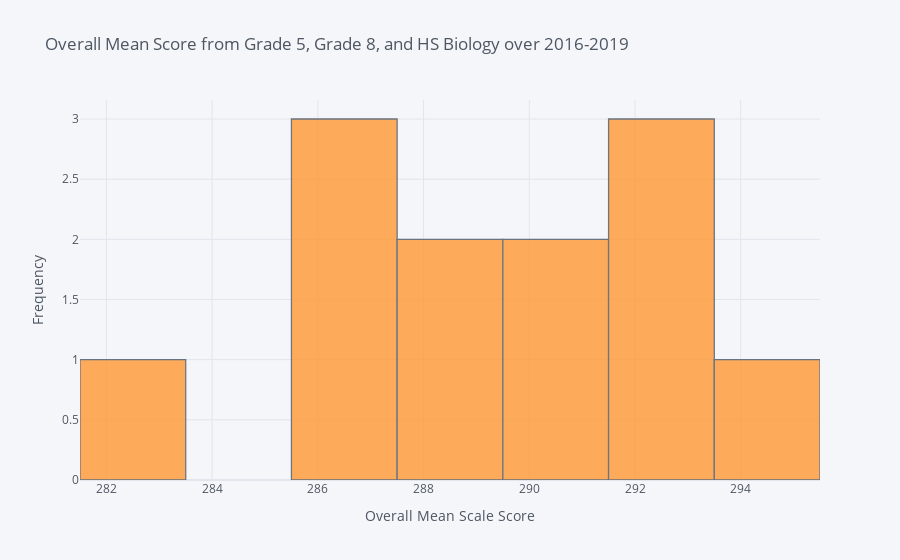

This figure's notebook cell:
### Code cell
df1[df1["Category"]=="All"]["Overall Mean Scale Score"].iplot(kind = "hist", bins = 10, title = "Overall Mean Score from Grade 5, Grade 8, and HS Biology over 2016-2019", xTitle = "Overall Mean Scale Score", yTitle = "Frequency")

### Figure 1 — Plotly figure (JSON) as saved in the notebook; plotly's stock layout.template omitted (floating-point values rounded to 4 significant figures)
{"data": [{"histfunc": "count", "histnorm": "", "marker": {"color": "rgba(255, 153, 51, 1.0)", "line": {"color": "#4D5663", "width": 1.3}}, "name": "Overall Mean Scale Score", "nbinsx": 10, "opacity": 0.8, "orientation": "v", "type": "histogram", "x": [286, 286, 283, 290, 292, 287, 291, 292, 288, 293, 294, 289]}], "layout": {"barmode": "overlay", "legend": {"bgcolor": "#F5F6F9", "font": {"color": "#4D5663"}}, "paper_bgcolor": "#F5F6F9", "plot_bgcolor": "#F5F6F9", "title": {"font": {"color": "#4D5663"}, "text": "Overall Mean Score from Grade 5, Grade 8, and HS Biology over 2016-2019"}, "xaxis": {"gridcolor": "#E1E5ED", "showgrid": true, "tickfont": {"color": "#4D5663"}, "title": {"font": {"color": "#4D5663"}, "text": "Overall Mean Scale Score"}, "zerolinecolor": "#E1E5ED"}, "yaxis": {"gridcolor": "#E1E5ED", "showgrid": true, "tickfont": {"color": "#4D5663"}, "title": {"font": {"color": "#4D5663"}, "text": "Frequency"}, "zerolinecolor": "#E1E5ED"}}}
